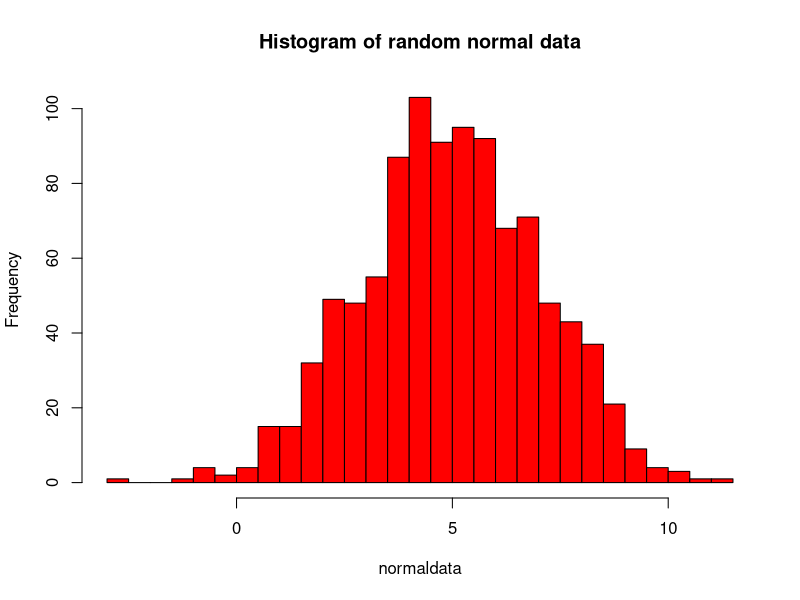
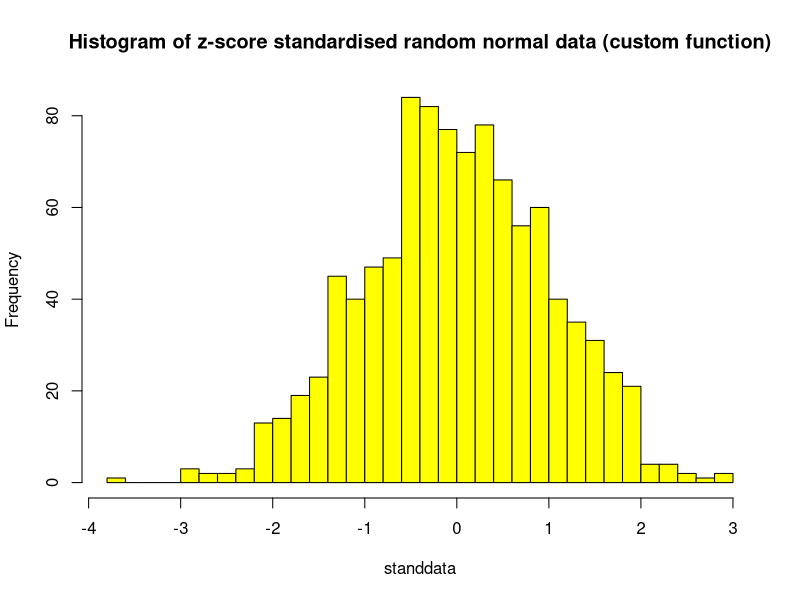
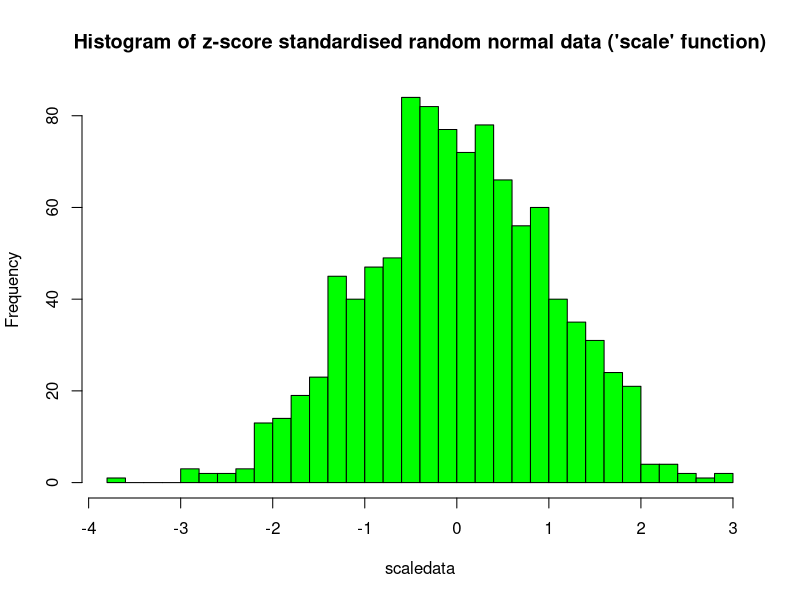
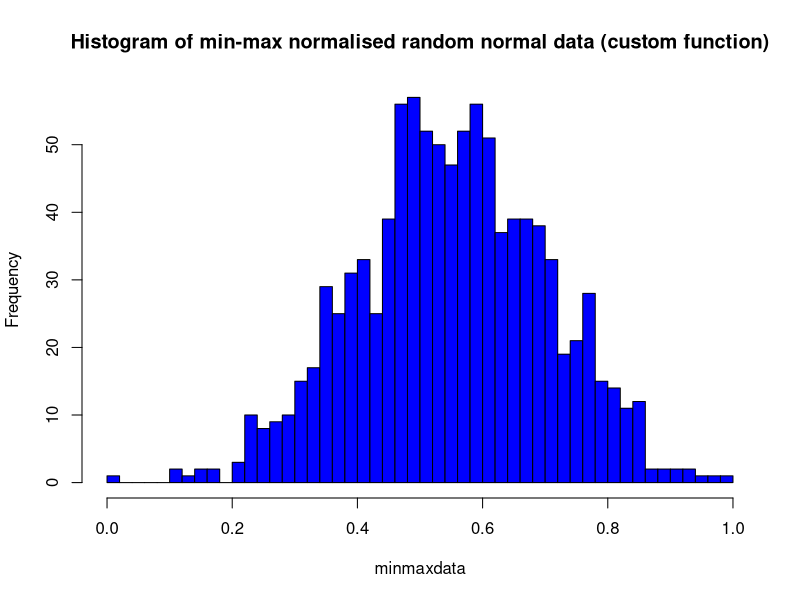
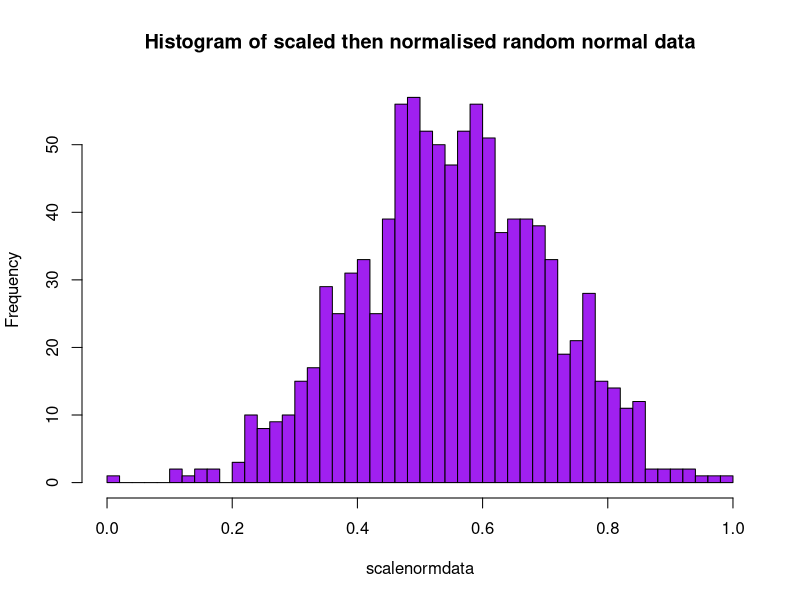

These charts were generated, in order, by the following R code:
normaldata <- rnorm(1000, mean=5, sd=2)
m = 5
s = 2
hist(normaldata, breaks=sqrt(1000), col="red", main="Histogram of random normal data")

standardisedata <- function(x) {
  (x-mean(x))/sd(x)
}

standdata <- standardisedata(normaldata)
hist(standdata, breaks=sqrt(1000), col="yellow", main="Histogram of z-score standardised random normal data (custom function)")

scaledata <- scale(normaldata)
hist(scaledata, breaks=sqrt(1000), col="green", main="Histogram of z-score standardised random normal data ('scale' function)")

minmax <- function(x) {
  return((x- min(x)) /(max(x)-min(x)))
}

minmaxdata <- minmax(normaldata)
hist(minmaxdata, breaks=sqrt(3000), col="blue",  main="Histogram of min-max normalised random normal data (custom function)")

scalenormdata <- minmax(scaledata)
hist(scalenormdata, breaks=sqrt(3000), col="purple", main="Histogram of scaled then normalised random normal data")

summary(normaldata)
summary(standdata)
summary(scaledata)
sd(standdata)
sd(scaledata)
